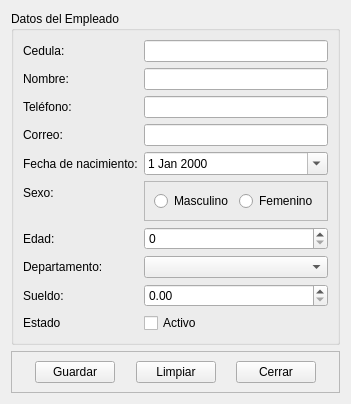
<?xml version="1.0" encoding="UTF-8"?>
<ui version="4.0">
 <class>Form</class>
 <widget class="QWidget" name="Form">
  <property name="geometry">
   <rect>
    <x>0</x>
    <y>0</y>
    <width>350</width>
    <height>368</height>
   </rect>
  </property>
  <property name="windowTitle">
   <string>Form</string>
  </property>
  <layout class="QVBoxLayout" name="verticalLayout">
   <item>
    <widget class="QGroupBox" name="groupdatos">
     <property name="title">
      <string>Datos del Empleado</string>
     </property>
     <layout class="QFormLayout" name="formLayout">
      <item row="0" column="0">
       <widget class="QLabel" name="lblcedula">
        <property name="text">
         <string>Cedula:</string>
        </property>
       </widget>
      </item>
      <item row="0" column="1">
       <widget class="QLineEdit" name="txtcedula"/>
      </item>
      <item row="1" column="0">
       <widget class="QLabel" name="lblnombre">
        <property name="text">
         <string>Nombre:</string>
        </property>
       </widget>
      </item>
      <item row="1" column="1">
       <widget class="QLineEdit" name="txtnombre"/>
      </item>
      <item row="2" column="0">
       <widget class="QLabel" name="lbltelefono">
        <property name="text">
         <string>Teléfono:</string>
        </property>
       </widget>
      </item>
      <item row="2" column="1">
       <widget class="QLineEdit" name="txttelefono"/>
      </item>
      <item row="3" column="0">
       <widget class="QLabel" name="lblcorreo">
        <property name="text">
         <string>Correo:</string>
        </property>
       </widget>
      </item>
      <item row="3" column="1">
       <widget class="QLineEdit" name="txtcorreo"/>
      </item>
      <item row="4" column="0">
       <widget class="QLabel" name="lblnacimiento">
        <property name="text">
         <string>Fecha de nacimiento:</string>
        </property>
       </widget>
      </item>
      <item row="4" column="1">
       <widget class="QDateEdit" name="datenacimiento">
        <property name="calendarPopup">
         <bool>true</bool>
        </property>
       </widget>
      </item>
      <item row="5" column="0">
       <widget class="QLabel" name="lblsexo">
        <property name="text">
         <string>Sexo:</string>
        </property>
       </widget>
      </item>
      <item row="5" column="1">
       <widget class="QFrame" name="frmsexo">
        <property name="frameShape">
         <enum>QFrame::StyledPanel</enum>
        </property>
        <property name="frameShadow">
         <enum>QFrame::Raised</enum>
        </property>
        <layout class="QHBoxLayout" name="horizontalLayout">
         <item>
          <widget class="QRadioButton" name="rbmasculino">
           <property name="text">
            <string>Masculino</string>
           </property>
          </widget>
         </item>
         <item>
          <widget class="QRadioButton" name="rbfemenino">
           <property name="text">
            <string>Femenino</string>
           </property>
          </widget>
         </item>
        </layout>
       </widget>
      </item>
      <item row="6" column="0">
       <widget class="QLabel" name="lbledad">
        <property name="text">
         <string>Edad:</string>
        </property>
       </widget>
      </item>
      <item row="6" column="1">
       <widget class="QSpinBox" name="spbedad">
        <property name="maximum">
         <number>200</number>
        </property>
       </widget>
      </item>
      <item row="7" column="0">
       <widget class="QLabel" name="lbldepartamento">
        <property name="text">
         <string>Departamento:</string>
        </property>
       </widget>
      </item>
      <item row="7" column="1">
       <widget class="QComboBox" name="cbxdepartamento"/>
      </item>
      <item row="8" column="0">
       <widget class="QLabel" name="lblsueldo">
        <property name="text">
         <string>Sueldo:</string>
        </property>
       </widget>
      </item>
      <item row="8" column="1">
       <widget class="QDoubleSpinBox" name="spbsueldo">
        <property name="locale">
         <locale language="English" country="UnitedStates"/>
        </property>
        <property name="maximum">
         <double>999999.989999999990687</double>
        </property>
       </widget>
      </item>
      <item row="9" column="0">
       <widget class="QLabel" name="lblestado">
        <property name="text">
         <string>Estado</string>
        </property>
       </widget>
      </item>
      <item row="9" column="1">
       <widget class="QCheckBox" name="chkestado">
        <property name="text">
         <string>Activo</string>
        </property>
       </widget>
      </item>
     </layout>
    </widget>
   </item>
   <item>
    <widget class="QFrame" name="frame">
     <property name="frameShape">
      <enum>QFrame::StyledPanel</enum>
     </property>
     <property name="frameShadow">
      <enum>QFrame::Raised</enum>
     </property>
     <layout class="QHBoxLayout" name="horizontalLayout_2">
      <item>
       <spacer name="horizontalSpacer">
        <property name="orientation">
         <enum>Qt::Horizontal</enum>
        </property>
        <property name="sizeHint" stdset="0">
         <size>
          <width>10</width>
          <height>20</height>
         </size>
        </property>
       </spacer>
      </item>
      <item>
       <widget class="QPushButton" name="btnguardar">
        <property name="text">
         <string>Guardar</string>
        </property>
       </widget>
      </item>
      <item>
       <spacer name="horizontalSpacer_2">
        <property name="orientation">
         <enum>Qt::Horizontal</enum>
        </property>
        <property name="sizeHint" stdset="0">
         <size>
          <width>9</width>
          <height>20</height>
         </size>
        </property>
       </spacer>
      </item>
      <item>
       <widget class="QPushButton" name="btnlimpiar">
        <property name="text">
         <string>Limpiar</string>
        </property>
       </widget>
      </item>
      <item>
       <spacer name="horizontalSpacer_3">
        <property name="orientation">
         <enum>Qt::Horizontal</enum>
        </property>
        <property name="sizeHint" stdset="0">
         <size>
          <width>10</width>
          <height>20</height>
         </size>
        </property>
       </spacer>
      </item>
      <item>
       <widget class="QPushButton" name="btncerrar">
        <property name="text">
         <string>Cerrar</string>
        </property>
       </widget>
      </item>
      <item>
       <spacer name="horizontalSpacer_4">
        <property name="orientation">
         <enum>Qt::Horizontal</enum>
        </property>
        <property name="sizeHint" stdset="0">
         <size>
          <width>10</width>
          <height>20</height>
         </size>
        </property>
       </spacer>
      </item>
     </layout>
    </widget>
   </item>
  </layout>
 </widget>
 <resources/>
 <connections/>
</ui>
